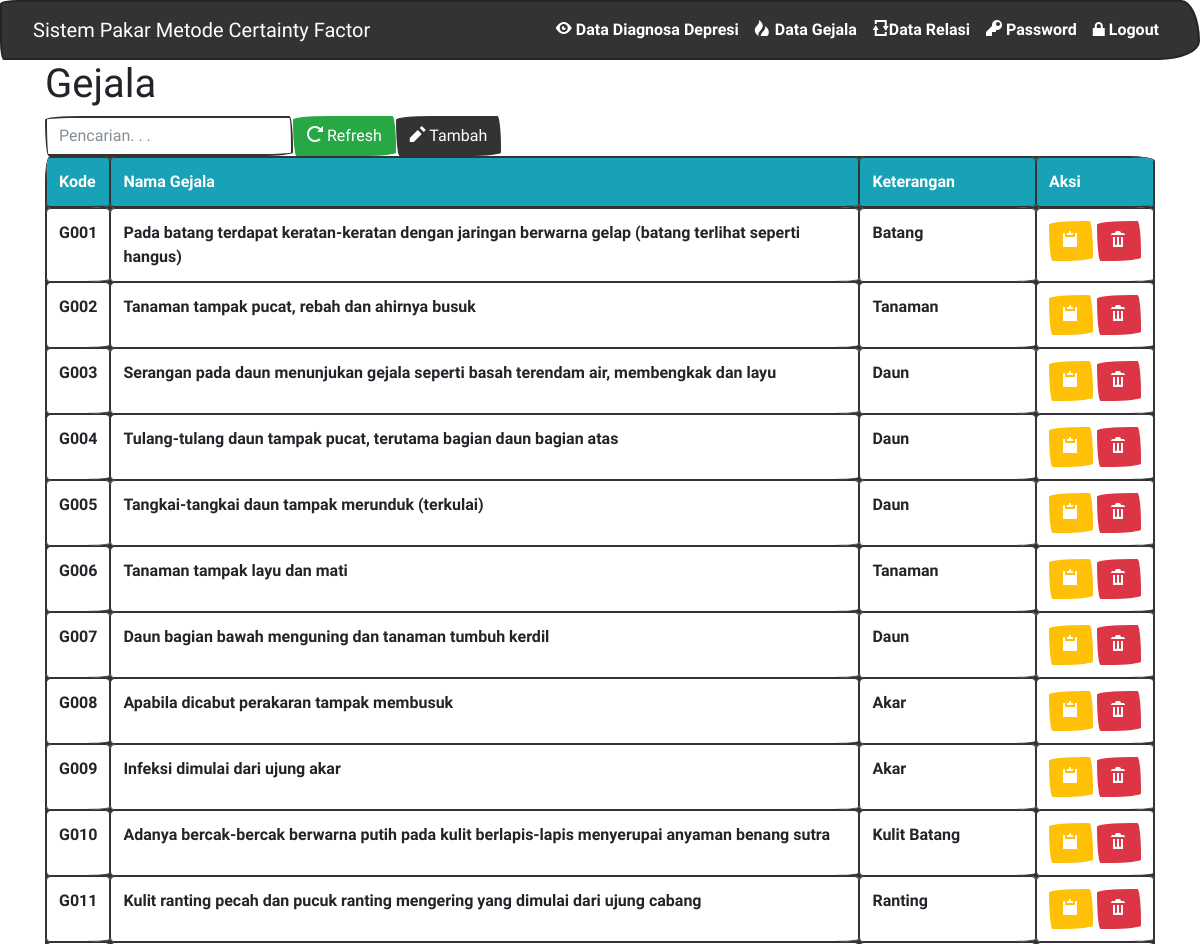
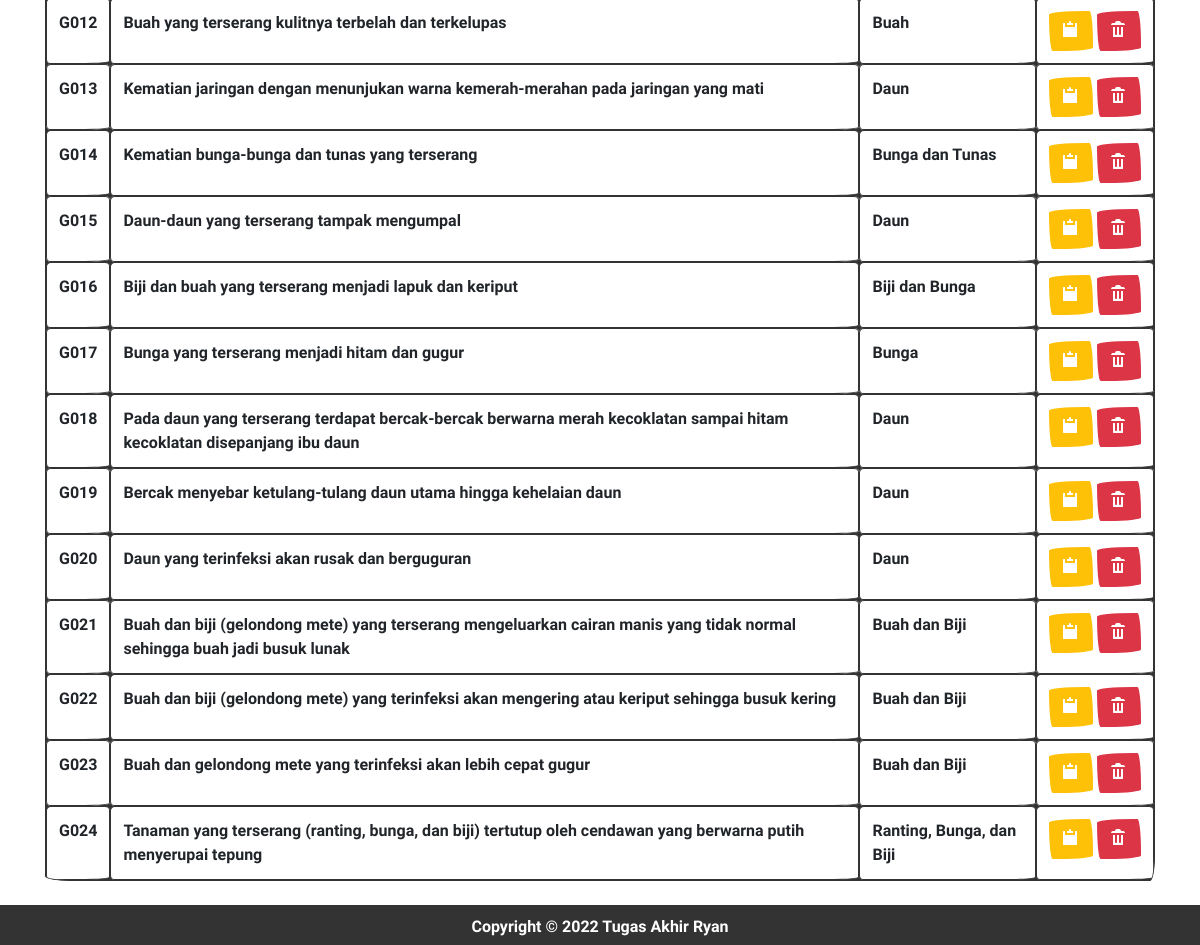
Screenshot of /index.php?m=gejala (signed in) with the database file from the repository (2 pictures, top to bottom).
### tables this page shows
CREATE TABLE `tb_gejala` (
  `kode_gejala` varchar(8) NOT NULL,
  `nama_gejala` varchar(256) NOT NULL DEFAULT '',
  `keterangan` varchar(256) NOT NULL DEFAULT '',
  PRIMARY KEY (`kode_gejala`)
);

### config.php (called while the page is built)
<?php
$config["server"]='localhost';
$config["username"]='root';
$config["password"]='';
$config["database_name"]='sp_cf';

### includes/ez_sql_core.php (called while the page is built, shortened)
<?php
	class ezSQLcore
	{
		var $timers           = array();
		function get_host_port( $host, $default = false )
		{
			$port = $default;
			return array( $host, $port );
		}
		function flush()
		{
			$this->last_result = array();
		}
		function get_results($query=null, $output = OBJECT)
		{
			if ( $query )
			{
				$this->query($query);
			}
			if ( $output == OBJECT )
			{
				return $this->last_result;
			}
		}
		function timer_get_cur()
		{
			list($usec, $sec) = explode(" ",microtime());
			return ((float)$usec + (float)$sec);
		}
		function timer_start($timer_name)
		{
			$this->timers[$timer_name] = $this->timer_get_cur();
		}
		function timer_elapsed($timer_name)
		{
			return round($this->timer_get_cur() - $this->timers[$timer_name],2);
		}
	}

### functions.php (called while the page is built, shortened)
<?php
include'config.php';
include'includes/ez_sql_core.php';
include'includes/ez_sql_mysqli.php';
$db = new ezSQL_mysqli($config[username], $config[password], $config[database_name], $config[server]);
include'includes/general.php';

### includes/general.php (called while the page is built, shortened)
<?php
function esc_field($str){
    if (!get_magic_quotes_gpc())
        return addslashes($str);
    else
        return $str;
}

### includes/ez_sql_mysqli.php (called while the page is built, shortened)
<?php
	$ezsql_mysqli_str = array
	(
		1 => 'Require $dbuser and $dbpassword to connect to a database server',
		2 => 'Error establishing mySQLi database connection. Correct user/password? Correct hostname? Database server running?',
		3 => 'Require $dbname to select a database',
		4 => 'mySQLi database connection is not active',
		5 => 'Unexpected error while trying to select database'
	);
	class ezSQL_mysqli extends ezSQLcore
	{
		function ezSQL_mysqli($dbuser='', $dbpassword='', $dbname='', $dbhost='localhost', $encoding='')
		{
			$this->dbuser = $dbuser;
			$this->dbpassword = $dbpassword;
			$this->dbname = $dbname;
			$this->encoding = $encoding;
		}
		function connect($dbuser='', $dbpassword='', $dbhost='localhost', $dbport=false)
		{
			global $ezsql_mysqli_str; $return_val = false;
			if ( ! $dbuser )
			{
				$this->register_error($ezsql_mysqli_str[1].' in '.__FILE__.' on line '.__LINE__);
				$this->show_errors ? trigger_error($ezsql_mysqli_str[1],E_USER_WARNING) : null;
			}
			else
			{
				$this->dbh = new mysqli($dbhost,$dbuser,$dbpassword, '', $dbport);
				if( $this->dbh->connect_errno )
				{
					$this->register_error($ezsql_mysqli_str[2].' in '.__FILE__.' on line '.__LINE__);
					$this->show_errors ? trigger_error($ezsql_mysqli_str[2],E_USER_WARNING) : null;
				}
				else
				{
					$return_val = true;
				}
			}
			return $return_val;
		}
		function select($dbname='', $encoding='')
		{
			global $ezsql_mysqli_str; $return_val = false;
			if ( ! $dbname )
			{
				$this->register_error($ezsql_mysqli_str[3].' in '.__FILE__.' on line '.__LINE__);
				$this->show_errors ? trigger_error($ezsql_mysqli_str[3],E_USER_WARNING) : null;
			}
			else if ( ! $this->dbh )
			{
				$this->register_error($ezsql_mysqli_str[4].' in '.__FILE__.' on line '.__LINE__);
				$this->show_errors ? trigger_error($ezsql_mysqli_str[4],E_USER_WARNING) : null;
			}
			else if ( !@$this->dbh->select_db($dbname) )
			{
				if ( !$str = @$this->dbh->error)
					  $str = $ezsql_mysqli_str[5];
				$this->register_error($str.' in '.__FILE__.' on line '.__LINE__);
				$this->show_errors ? trigger_error($str,E_USER_WARNING) : null;
			}
			else
			{
				$return_val = true;
			}
			return $return_val;
		}
		function query($query)
		{
			$return_val = 0;
			$query = trim($query);
			$this->result = @$this->dbh->query($query);
			if ( preg_match("/^(insert|delete|update|replace|truncate|drop|create|alter|begin|commit|rollback|set|lock|unlock|call)/i",$query) )
			{
				$is_insert = true;
				$this->rows_affected = @$this->dbh->affected_rows;
				if ( preg_match("/^(insert|replace)\s+/i",$query) )
				{
					$this->insert_id = @$this->dbh->insert_id;
				}
				$return_val = $this->rows_affected;
			}
			else
			{
				$is_insert = false;
				$i=0;
				$num_rows=0;
				while ( $row = @$this->result->fetch_object() )
				{
					$num_rows++;
				}
				$this->num_rows = $num_rows;
				$return_val = $this->num_rows;
			}
			return $return_val;
		}
	}

### gejala.php (the view, shortened to what this page needs)
<div class="page-header">
    <h1>Gejala</h1>
</div>
<div class="panel panel-default">
    <div class="panel-heading">
        <form class="form-inline">
            <div class="form-group">
                <input class="form-control" type="text" placeholder="Pencarian. . ." name="q" value="<?=$_GET['q']?>" />
            </div>
            <div class="form-group">
                <button class="btn btn-success"><span class="oi oi-reload"></span> Refresh</a>
            </div>
            <div class="form-group">
                <a class="btn btn-primary" href="?m=gejala_tambah"><span class="oi oi-pencil"></span> Tambah</a>
            </div>
        </form>
    </div>
    <div class="table-responsive">
        <table class="table table-bordered table-hover table-striped">
        <thead class="table-info">
            <tr>
                <th>Kode</th>
                <th>Nama Gejala</th>
                <th>Keterangan</th>
                <th>Aksi</th>
            </tr>
        </thead>
        <?php
        $q = esc_field($_GET['q']);
        $rows = $db->get_results("SELECT * FROM tb_gejala
        WHERE kode_gejala LIKE '%$q%' OR nama_gejala LIKE '%$q%' OR keterangan LIKE '%$q%'
        ORDER BY kode_gejala");
        foreach($rows as $row):?>
        <tr>
            <td><?=$row->kode_gejala ?></td>
            <td><?=$row->nama_gejala?></td>
            <td><?=$row->keterangan?></td>
            <td class="nw">
                <a class="btn btn-xs btn-warning" href="?m=gejala_ubah&ID=<?=$row->kode_gejala?>"><span class="oi oi-clipboard"></span></a>
                <a class="btn btn-xs btn-danger" href="aksi.php?act=gejala_hapus&ID=<?=$row->kode_gejala?>" onclick="return confirm('Hapus data?')"><span class="oi oi-trash"></span></a>
            </td>
        </tr>
        <?php endforeach;?>
        </table>
    </div>
</div>

### assets/css/general.css (style rules this page uses)
html { position: relative; min-height: 100%; }
body { margin-bottom: 70px; }
.nw { white-space: nowrap; }
.page-header { margin-top: 0; padding-bottom: 0; }
.page-header h1 { margin-top: 0; }

### rows the page displays
tb_gejala: kode_gejala "G001", nama_gejala "Pada batang terdapat keratan-keratan dengan jaringan berwarna gelap (batang terlihat seperti hangus)", keterangan "Batang"
tb_gejala: kode_gejala "G002", nama_gejala "Tanaman tampak pucat, rebah dan ahirnya busuk", keterangan "Tanaman"
tb_gejala: kode_gejala "G003", nama_gejala "Serangan pada daun menunjukan gejala seperti basah terendam air, membengkak dan layu", keterangan "Daun"
tb_gejala: kode_gejala "G004", nama_gejala "Tulang-tulang daun tampak pucat, terutama bagian daun bagian atas", keterangan "Daun"
tb_gejala: kode_gejala "G005", nama_gejala "Tangkai-tangkai daun tampak merunduk (terkulai)", keterangan "Daun"
tb_gejala: kode_gejala "G006", nama_gejala "Tanaman tampak layu dan mati", keterangan "Tanaman"
tb_gejala: kode_gejala "G007", nama_gejala "Daun bagian bawah menguning dan tanaman tumbuh kerdil", keterangan "Daun"
tb_gejala: kode_gejala "G008", nama_gejala "Apabila dicabut perakaran tampak membusuk", keterangan "Akar"
tb_gejala: kode_gejala "G009", nama_gejala "Infeksi dimulai dari ujung akar", keterangan "Akar"
tb_gejala: kode_gejala "G010", nama_gejala "Adanya bercak-bercak berwarna putih pada kulit berlapis-lapis menyerupai anyaman benang sutra", keterangan "Kulit Batang"
tb_gejala: kode_gejala "G011", nama_gejala "Kulit ranting pecah dan pucuk ranting mengering yang dimulai dari ujung cabang", keterangan "Ranting"
tb_gejala: kode_gejala "G012", nama_gejala "Buah yang terserang kulitnya terbelah dan terkelupas", keterangan "Buah"
tb_gejala: kode_gejala "G013", nama_gejala "Kematian jaringan dengan menunjukan warna kemerah-merahan pada jaringan yang mati", keterangan "Daun"
tb_gejala: kode_gejala "G014", nama_gejala "Kematian bunga-bunga dan tunas yang terserang", keterangan "Bunga dan Tunas"
tb_gejala: kode_gejala "G015", nama_gejala "Daun-daun yang terserang tampak mengumpal", keterangan "Daun"
tb_gejala: kode_gejala "G016", nama_gejala "Biji dan buah yang terserang menjadi lapuk dan keriput", keterangan "Biji dan Bunga"
tb_gejala: kode_gejala "G017", nama_gejala "Bunga yang terserang menjadi hitam dan gugur", keterangan "Bunga"
tb_gejala: kode_gejala "G018", nama_gejala "Pada daun yang terserang terdapat bercak-bercak berwarna merah kecoklatan sampai hitam kecoklatan disepanjang ibu daun", keterangan "Daun"
tb_gejala: kode_gejala "G019", nama_gejala "Bercak menyebar ketulang-tulang daun utama hingga kehelaian daun", keterangan "Daun"
tb_gejala: kode_gejala "G020", nama_gejala "Daun yang terinfeksi akan rusak dan berguguran", keterangan "Daun"
tb_gejala: kode_gejala "G021", nama_gejala "Buah dan biji (gelondong mete) yang terserang mengeluarkan cairan manis yang tidak normal sehingga buah jadi busuk lunak", keterangan "Buah dan Biji"
tb_gejala: kode_gejala "G022", nama_gejala "Buah dan biji (gelondong mete) yang terinfeksi akan mengering atau keriput sehingga busuk kering", keterangan "Buah dan Biji"
tb_gejala: kode_gejala "G023", nama_gejala "Buah dan gelondong mete yang terinfeksi akan lebih cepat gugur", keterangan "Buah dan Biji"
tb_gejala: kode_gejala "G024", nama_gejala "Tanaman yang terserang (ranting, bunga, dan biji) tertutup oleh cendawan yang berwarna putih menyerupai tepung", keterangan "Ranting, Bunga, dan Biji"
